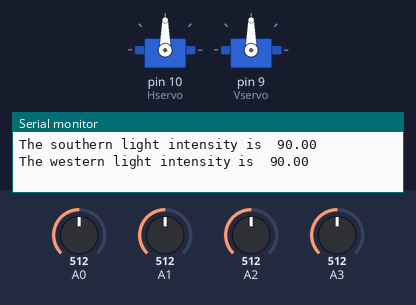
A sketch run on a simulated Arduino Uno, built with avr-gcc and run on an emulated ATmega328P. Shown: 2 × servo, the last lines printed to the serial monitor. The inputs (shaded band) are chosen by the test bench; at power-on: A0 = 512, A1 = 512, A3 = 512, A2 = 512.

Above: at 1.2 s.
1.3 s: A0 set to 534
At 1.75 s:
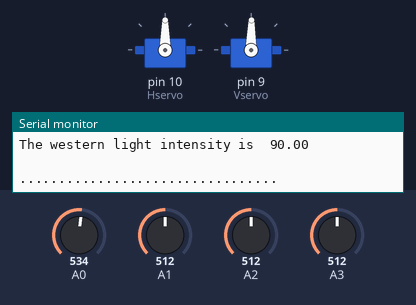
4.3 s: A1 set to 533
At 4.88 s:
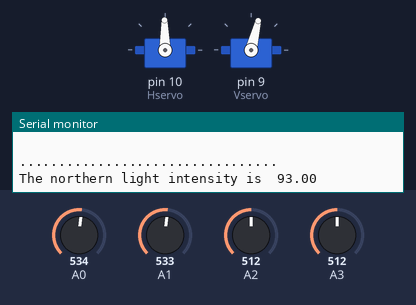
7.3 s: A3 set to 527
At 7.75 s:
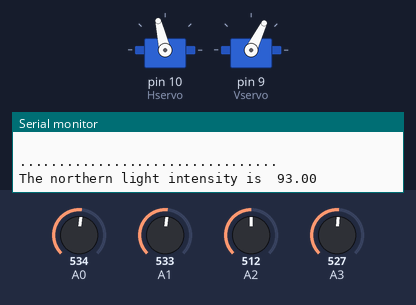
10.3 s: A3 set to 551
13.3 s: A2 set to 716
16.3 s: A0 set to 716
At 16.83 s:
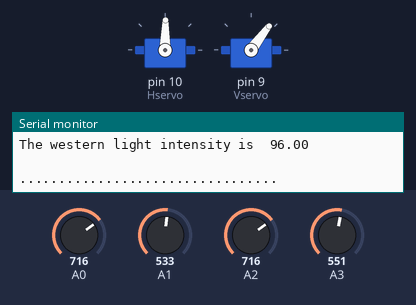
Timing chart, 0 to 25.6 s (numbered marks = the images above; inputs shaded):
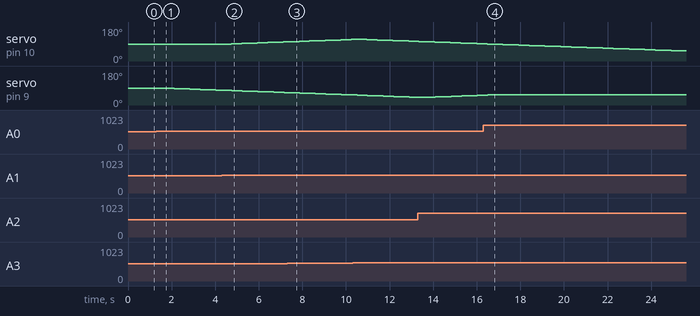

Measured:
- the behaviour switches between 517 and 518 on A1 (found by bisection; images 1 and 2)
- after the input at 1.3 s, servo on pin 9 (Vservo): moves from 90° to 78° over 2.6 s, starting after 0.34 s
- after the input at 4.3 s, servo on pin 10 (Hservo): moves from 90° to 101° over 2.4 s, starting after 0.44 s
- after the input at 16.3 s, servo on pin 9 (Vservo): goes on until 16.5 s, then stays 53°

The sketch:

solar_tracker_prototype.ino
```cpp
#include <VarSpeedServo.h> //inclusion of servo library

VarSpeedServo Hservo;  //declaration of servo motors
VarSpeedServo Vservo;

// declaration of sensors for physical reception
float Sensor0 = A0; // (North sensor)
float Sensor1 = A1; // (East sensor)
float Sensor2 = A2; // (South sensor)
float Sensor3 = A3; // (West sensor)

//declaration of other variables
float East = 0;
float West = 180;
float North = 0;
float South = 180;
float tolerance = 5;
float pos1,pos2;

float ValA0,ValA1,ValA2,ValA3;
float ValA02,ValA12,ValA22,ValA32;

void setup()
{
  Serial.begin(9600);
  Hservo.attach(10);//Secondary servo
  Vservo.attach(9);//Primary servo
}

void loop()
{

  pos1 = Hservo.read();
  pos2 = Vservo.read();

  ValA02 = map(ValA0 = analogRead(A0), 0, 1023, 10, 170);
  ValA12 = map(ValA1 = analogRead(A1), 0, 1023, 10, 170);
  ValA22 = map(ValA2 = analogRead(A2), 0, 1023, 10, 170);
  ValA32 = map(ValA3 = analogRead(A3), 0, 1023, 10, 170);


  Serial.println("                                   ");
  Serial.println(".................................");
  Serial.print("The northern light intensity is  ");
  Serial.println(ValA02);
  Serial.print("The eastern light intensity is  ");
  Serial.println(ValA12);
  Serial.print("The southern light intensity is  ");
  Serial.println(ValA22);
  Serial.print("The western light intensity is  ");
  Serial.println(ValA32);


  if (ValA12 > ValA32)
  {
    Hservo.write(pos1 + 1, 50, true);
    delay(10);
  }
  else if (ValA12 < ValA32)
  {
    Hservo.write(pos1 - 1, 50, true);
    delay(10);
  }

  else
  {
    Hservo.write(pos1, 50, true);
    delay(10);
  }


  if (ValA02 > ValA22)
  {
    Vservo.write(pos2 - 1, 50, true);
   delay(10);
  }
  else if (ValA02 < ValA22)
  {
    Vservo.write(pos2 + 1, 50, true);
    delay(10);
  }
  else
  {
    Vservo.write(pos2, 50, true);
    delay(10);
  }

  if ((ValA02 < tolerance) && (ValA12 < tolerance) && (ValA22 < tolerance) && (ValA32 < tolerance))
  {
    Hservo.write(East, 50, true); // Resets dish eastward to catch the next sunrise
    Vservo.write(90, 50, true);
  }

}
```
